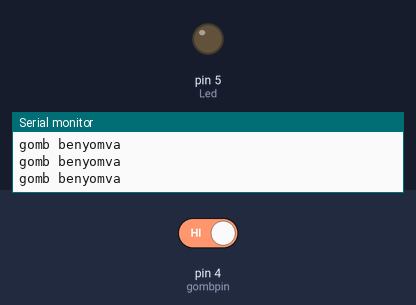
Bench run of a sketch on a simulated Arduino Uno, built with avr-gcc and run on an emulated ATmega328P. On the bench: output pins drawn as LEDs (lit = HIGH), the last lines printed to the serial monitor. The inputs (shaded band) are chosen by the test bench; at power-on: pin 4 (gombpin) HIGH.

Above: at 3.8 s.
3.9 s: pin 4 (gombpin) driven LOW
8.1 s: pin 4 (gombpin) driven HIGH
At 8.1 s:
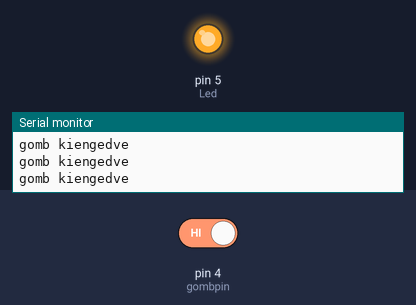
At 9.6 s:
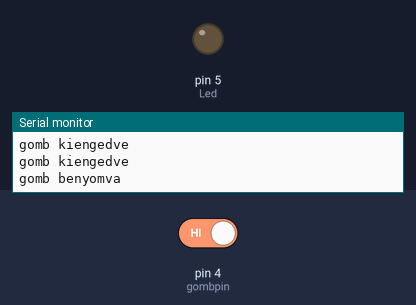
Timing chart, 0 to 11.1 s (numbered marks = the images above; inputs shaded):
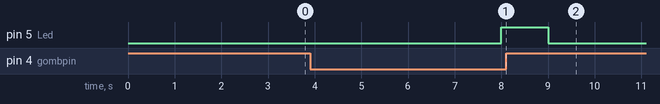

Measured:
- after the input at 3.9 s, pin 5 (Led): LOW → HIGH after 4.1 s
- after the input at 8.1 s, pin 5 (Led): HIGH → LOW after 0.90 s

The sketch:

beadando.ino
```cpp
int Led = 5;
int val;
int sensorpin = 2;

int gombpin = 4;
int gomb;
int count=0;

void setup() {
 pinMode(Led, OUTPUT);
 pinMode(sensorpin, INPUT);
 pinMode(gombpin, INPUT);
 Serial.begin(9600);
}

void loop() {
delay(1000);
  gomb = digitalRead(gombpin);
  // Serial.println("Path clear" );
  if (gomb == LOW)

  {
    count++;

     Serial.println("gomb kiengedve" );
  }
  else
  {
    count=0;
    Serial.println("gomb benyomva" );

  }

  if (count>=5){
    if (digitalRead(Led)==LOW){
        digitalWrite(Led, HIGH);}
  } else{
        if (digitalRead(Led)==HIGH){
        digitalWrite(Led, LOW);}
  }


}
```
